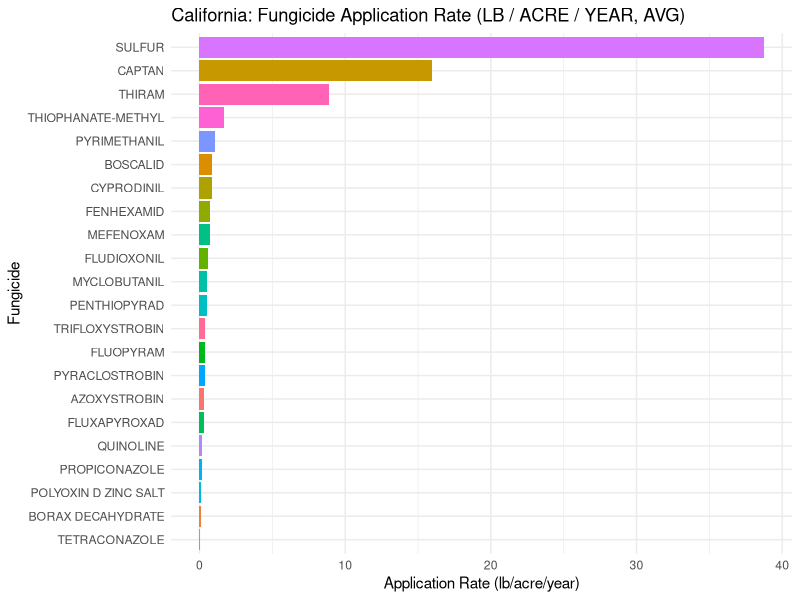
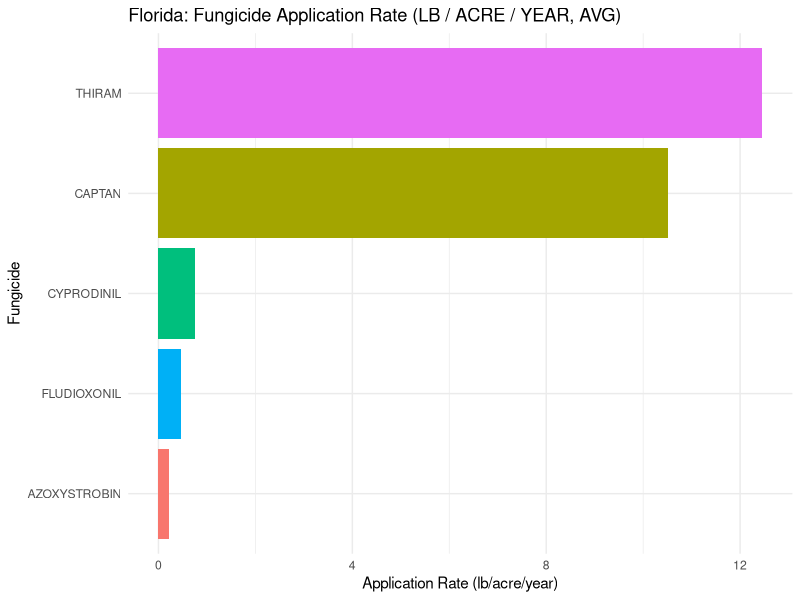
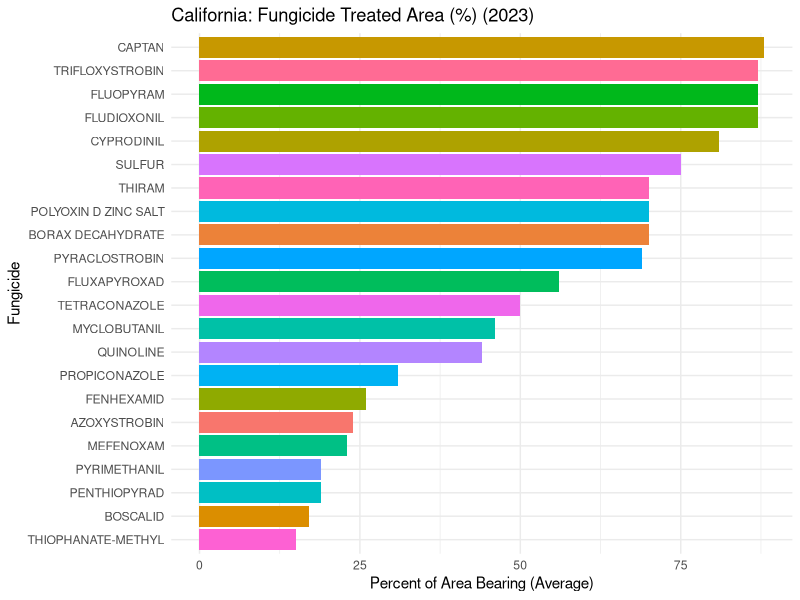
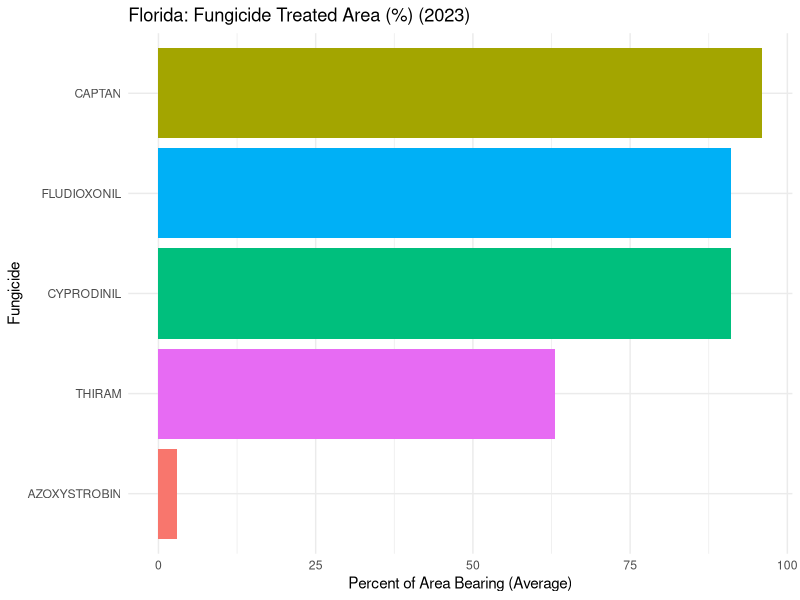
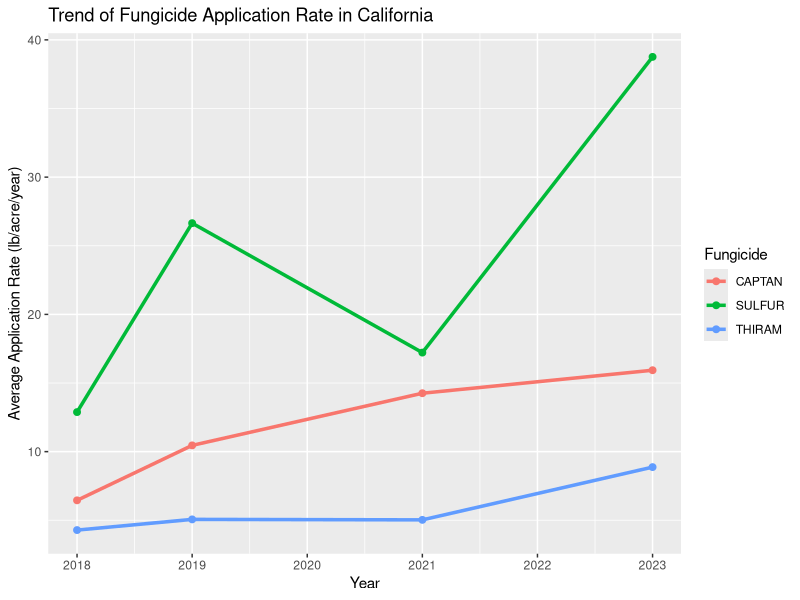
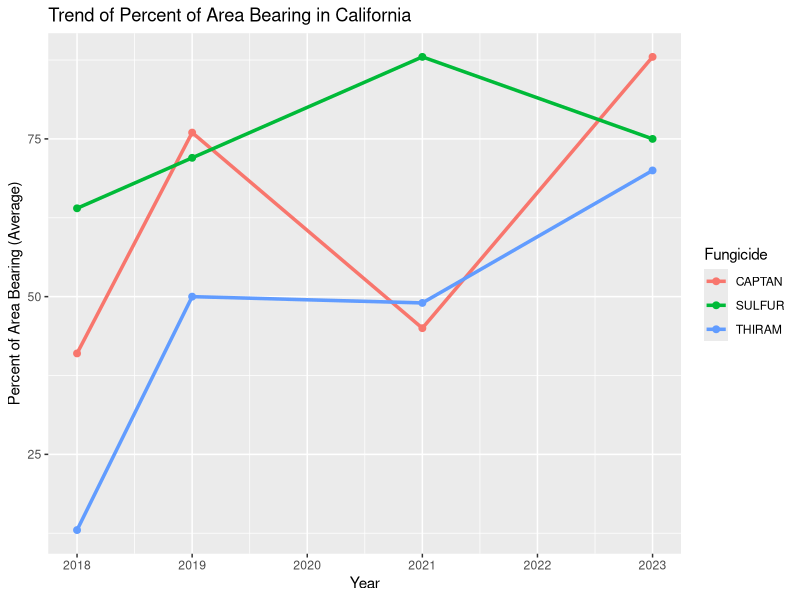
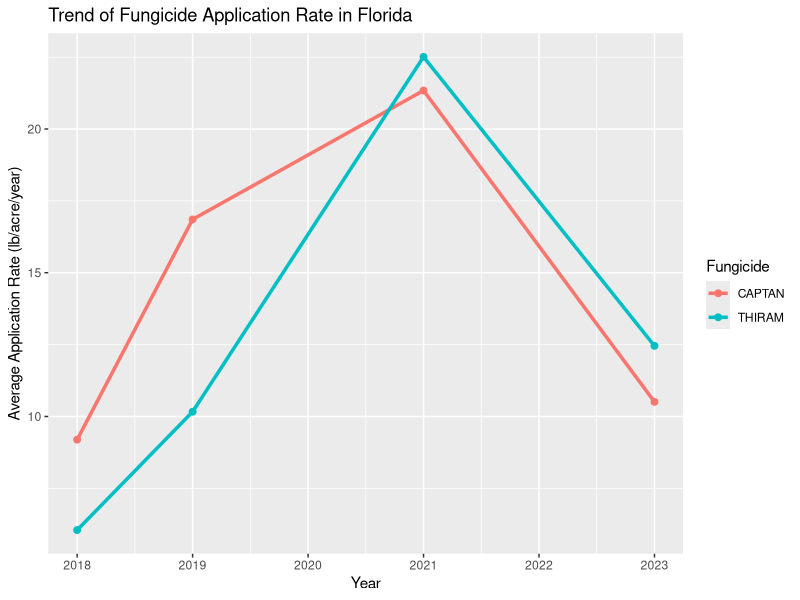
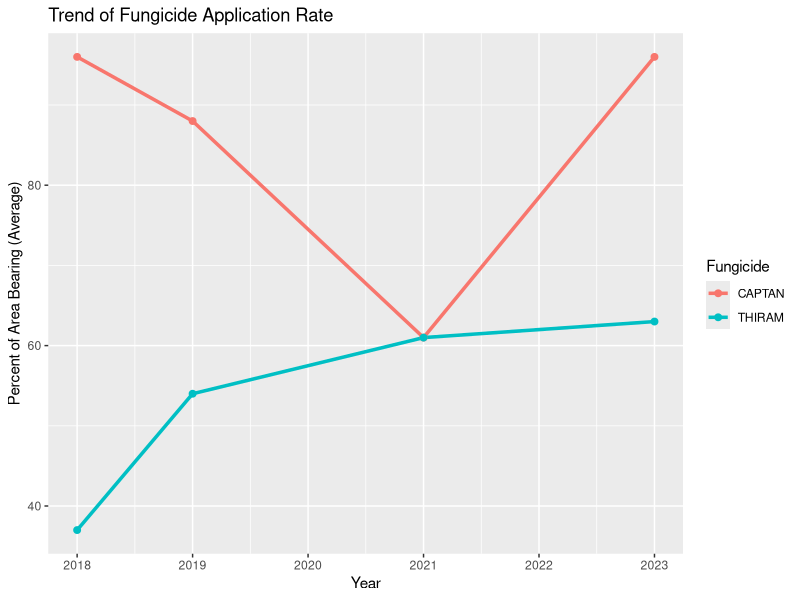

Write the R code that produced these figures, in order.
## ---- chunk 1
#| label: load libraries and set options
#| warning: false
#| message: false

library(knitr)  
library(tidyverse)
library(stringr)
## ---- chunk 2
#| label: read data  

strawberry <- read.csv("strawberry1024.csv")

glimpse(strawberry)
## ---- chunk 3
#|label: function def - drop 1-item columns

### write your function
drop_one_value_col <- function(df){
  drop = NULL
  for(i in 1:dim(df)[2]){
    if((df%>% distinct(df[,i])%>%count()) == 1){
      drop = c(drop,i)
    }
  }
  if(is.null(drop)){return("none")}else{
    print("col dropped:")
    print(colnames(df)[drop])
    strawberry<- df[,-1*drop]
  }
}
## ---- chunk 4
#drop NA cols
strawberry_clean <- drop_one_value_col(strawberry)
## ---- chunk 5
glimpse(strawberry_clean)
## ---- chunk 6
strawberry_clean <- strawberry_clean %>%
  mutate(Value = as.character(Value)) %>% 
  filter(!Value %in% c(" (D)", " (NA)"))%>%  # 再过滤掉非数值
  mutate(Value = as.numeric(Value))
#check if (D) remain
#unique(strawberry_clean$Value)

## ---- chunk 7
#| label: Final Data cleaning
#| warning: false
strawberry_wider<-strawberry_clean %>%
  # 先拆出前半部分（CHEMICAL, FUNGICIDE）和后半部分（括号内容）
  separate(`Domain.Category`,
           into = c("Chem_Group", "Raw_Info"),
           sep = ":\\s*",
           remove = FALSE) %>%
  # 再清洗 Raw_Info 括号中的内容
  mutate(
    Raw_Info = str_remove_all(Raw_Info, "[()]"),
    Raw_Info = str_trim(Raw_Info)
  ) %>%
  # 拆成 fungicide 名称和编号
  separate(Raw_Info,
           into = c("Fungicide", "Code"),
           sep = "\\s*=\\s*",
           remove = TRUE) %>%
  filter(!is.na(Code))%>%
  select(-Domain.Category)


fungicide_summary <- strawberry_wider %>%
  mutate(
    # 1️⃣ 提取主要指标关键词（Applications / Treated / Rate / Applied 等）
    Indicator = str_extract(`Data.Item`, "(APPLICATIONS|TREATED|RATE|APPLIED)"),
    
    # 2️⃣ 提取单位（MEASURED IN 后面的部分）
    Measurement = str_extract(`Data.Item`, "(?<=MEASURED IN ).*"),
    
    # 3️⃣ 提取作物状态（BEARING / NON-BEARING / ALL）
    Crop_Status = case_when(
      str_detect(`Data.Item`, "BEARING") ~ "BEARING",
      str_detect(`Data.Item`, "NON-BEARING") ~ "NON-BEARING",
      TRUE ~ "ALL"
    )
  ) %>%
  select(-Data.Item)%>%
  filter(Measurement != "NUMBER, AVG")

head(fungicide_summary)
## ---- chunk 8
#| label: 2023fungicide LB/ACRE/YEAR, avg plot

fungicide_summary_2023 <- fungicide_summary %>%
  filter(Year == 2023)
# California only
fungicide_summary_2023 %>%
  filter(Measurement == "LB / ACRE / YEAR, AVG",
         State == "CALIFORNIA") %>%
  ggplot(aes(x = fct_reorder(Fungicide, Value, .fun = mean, na.rm = TRUE),
             y = Value, fill = Fungicide)) +
  geom_col() +
  coord_flip() +
  labs(
    title = "California: Fungicide Application Rate (LB / ACRE / YEAR, AVG)",
    x = "Fungicide",
    y = "Application Rate (lb/acre/year)"
  ) +
  theme_minimal() +
  theme(legend.position = "none")

fungicide_summary_2023 <- fungicide_summary %>%
  filter(Year == 2023)
fungicide_summary_2023 %>%
  filter(Measurement == "LB / ACRE / YEAR, AVG",
         State == "FLORIDA") %>%
  ggplot(aes(x = fct_reorder(Fungicide, Value, .fun = mean, na.rm = TRUE),
             y = Value, fill = Fungicide)) +
  geom_col() +
  coord_flip() +
  labs(
    title = "Florida: Fungicide Application Rate (LB / ACRE / YEAR, AVG)",
    x = "Fungicide",
    y = "Application Rate (lb/acre/year)"
  ) +
  theme_minimal() +
  theme(legend.position = "none")



## ---- chunk 9
#| label: 2023fungicide PCT of area bearing, avg plot
p_cali <- fungicide_summary_2023 %>%
  filter(Measurement == "PCT OF AREA BEARING, AVG",
         State == "CALIFORNIA") %>%
  ggplot(aes(x = fct_reorder(Fungicide, Value, .fun = mean, na.rm = TRUE),
             y = Value, fill = Fungicide)) +
  geom_col() +
  coord_flip() +
  labs(
    title = "California: Fungicide Treated Area (%) (2023)",
    x = "Fungicide",
    y = "Percent of Area Bearing (Average)"
  ) +
  theme_minimal() +
  theme(legend.position = "none")

p_flor <- fungicide_summary_2023 %>%
  filter(Measurement == "PCT OF AREA BEARING, AVG",
         State == "FLORIDA") %>%
  ggplot(aes(x = fct_reorder(Fungicide, Value, .fun = mean, na.rm = TRUE),
             y = Value, fill = Fungicide)) +
  geom_col() +
  coord_flip() +
  labs(
    title = "Florida: Fungicide Treated Area (%) (2023)",
    x = "Fungicide",
    y = "Percent of Area Bearing (Average)"
  ) +
  theme_minimal() +
  theme(legend.position = "none")

p_cali
p_flor
## ---- chunk 10
#| warning: false
top_fungicide_data_cali <- fungicide_summary %>%
  filter(Fungicide %in% c("SULFUR","CAPTAN","THIRAM"),State == "CALIFORNIA")

ggplot(data = top_fungicide_data_cali%>%filter(Measurement == "LB / ACRE / YEAR, AVG"),
       aes(x = Year,y = Value,colour = Fungicide))+
  geom_line(size = 1.2) +
  geom_point(size = 2) +
  labs(
    title = "Trend of Fungicide Application Rate in California",
    x = "Year",
    y = "Average Application Rate (lb/acre/year)",
    color = "Fungicide"
  ) 
## ---- chunk 11
ggplot(data = top_fungicide_data_cali%>%filter(Measurement == "PCT OF AREA BEARING, AVG"),
       aes(x = Year,y = Value,colour = Fungicide))+
  geom_line(size = 1.2) +
  geom_point(size = 2) +
  labs(
    title = "Trend of Percent of Area Bearing in California",
    x = "Year",
    y = "Percent of Area Bearing (Average)",
    color = "Fungicide"
  ) 
## ---- chunk 12
top_fungicide_data_flor <- fungicide_summary %>%
  filter(Fungicide %in% c("SULFUR","CAPTAN","THIRAM"),State == "FLORIDA")

ggplot(data = top_fungicide_data_flor%>%filter(Measurement == "LB / ACRE / YEAR, AVG"),
       aes(x = Year,y = Value,colour = Fungicide))+
  geom_line(size = 1.2) +
  geom_point(size = 2) +
  labs(
    title = "Trend of Fungicide Application Rate in Florida",
    x = "Year",
    y = "Average Application Rate (lb/acre/year)",
    color = "Fungicide"
  ) 
## ---- chunk 13
ggplot(data = top_fungicide_data_flor%>%filter(Measurement == "PCT OF AREA BEARING, AVG"),
       aes(x = Year,y = Value,colour = Fungicide))+
  geom_line(size = 1.2) +
  geom_point(size = 2) +
  labs(
    title = "Trend of Fungicide Application Rate",
    x = "Year",
    y = "Percent of Area Bearing (Average)",
    color = "Fungicide"
  ) 
